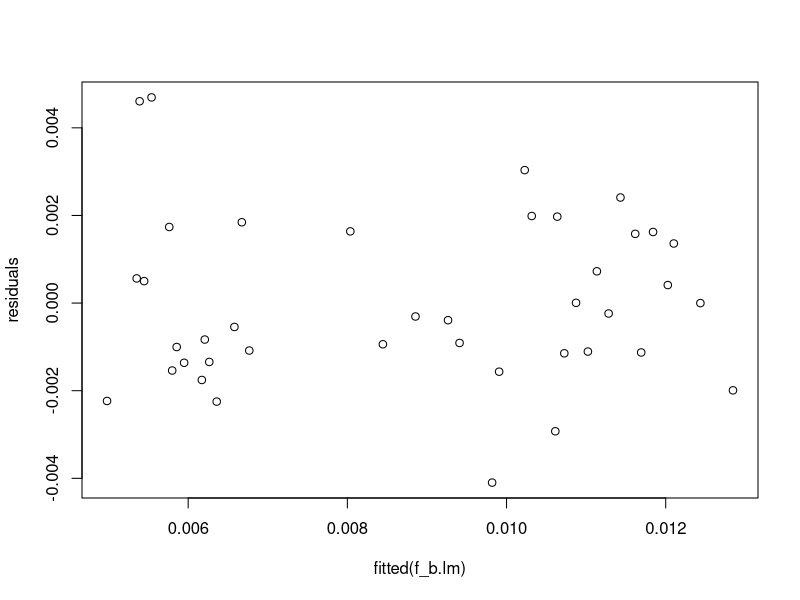
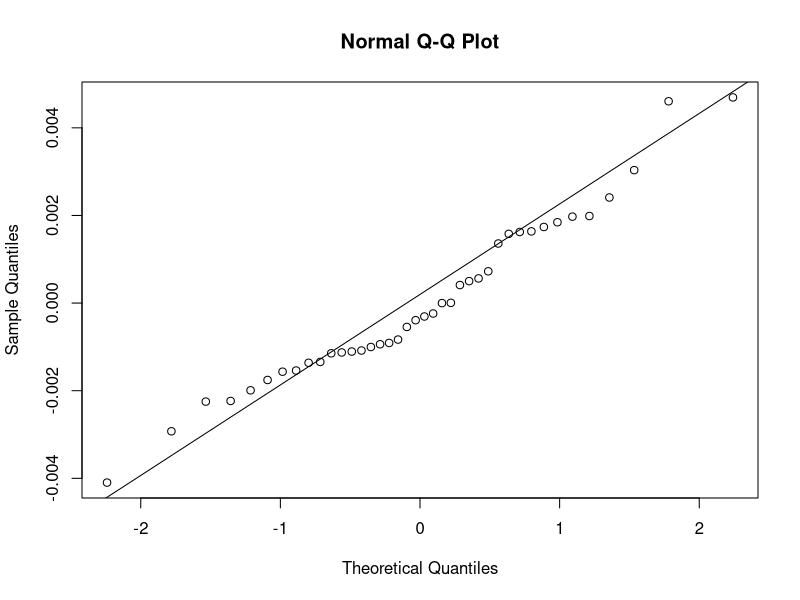
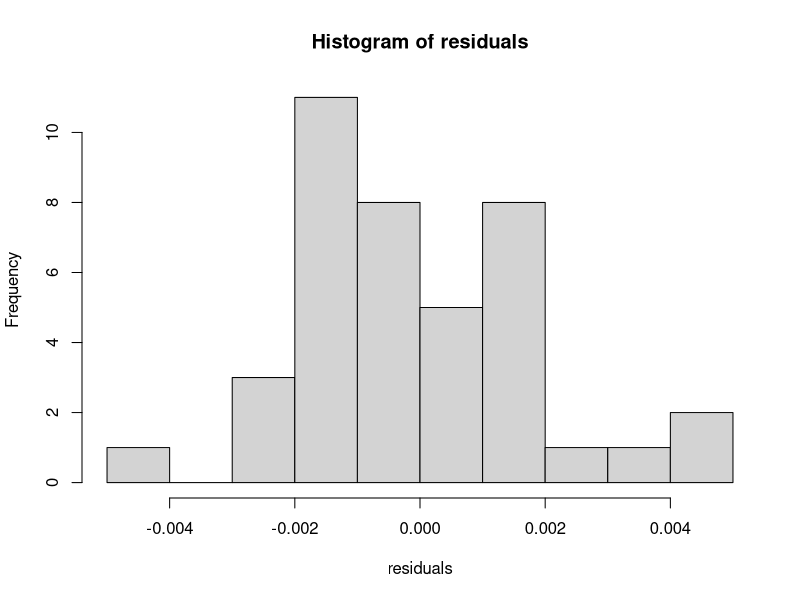
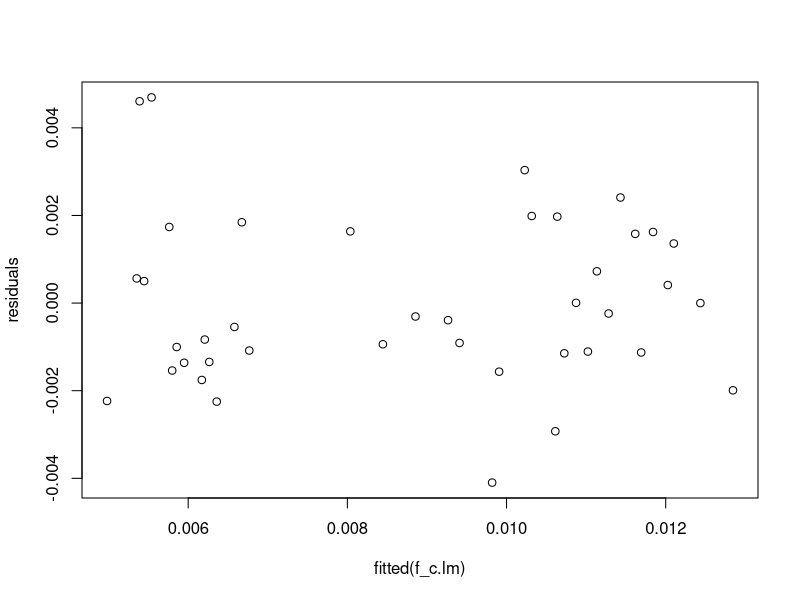
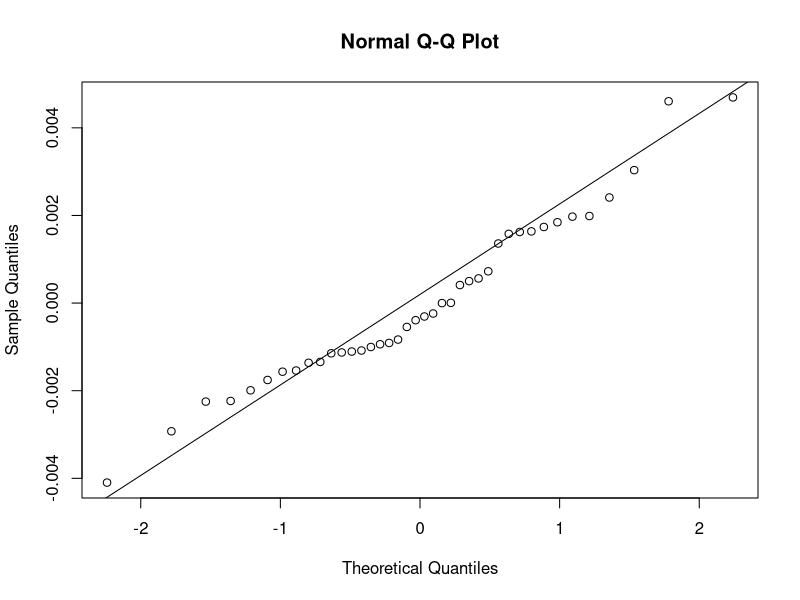
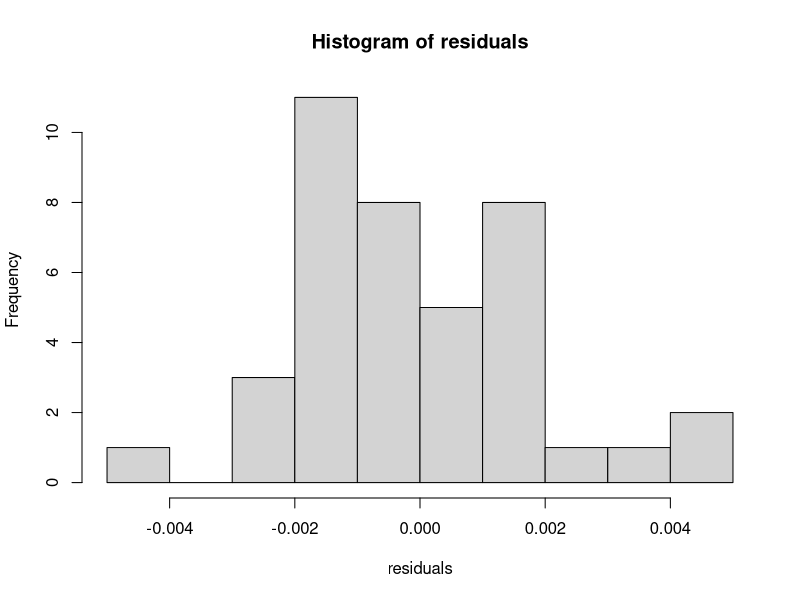
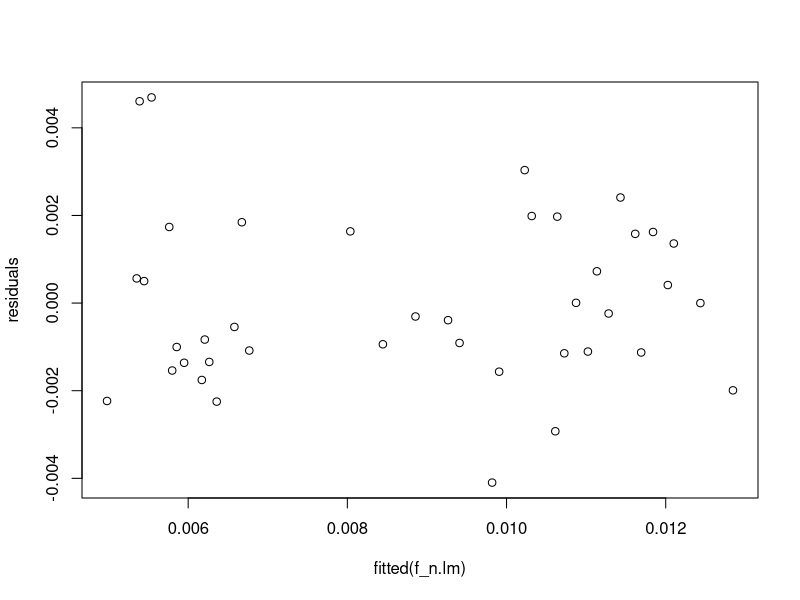
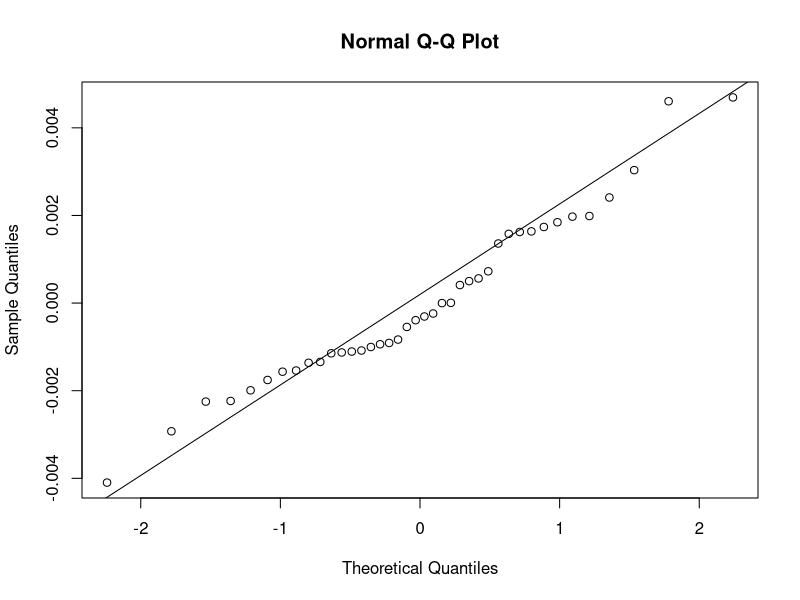

Write R code to recreate these figures, in order. (Note: this script raises an error after producing the figures.)
# LIBRARIES
library(tidyverse)
library(car)
library(emmeans)
library(multcompView)
library(patchwork)


# READ IN THE DATA FOR ANALYSIS ----

# forage biomass
f_b.df <- read_csv("output/forage biomass k values.csv")
# forage carbon
f_c.df <- read_csv("output/forage carbon k values.csv")
# forage nitrogen
f_n.df <- read_csv("output/forage nitrogen k values.csv")
# tea biomass
t_b.df <- read_csv("output/tea biomass k values.csv")
# tea carbon
t_c.df <- read_csv("output/tea carbon k values.csv")
# tea nitrogen
t_n.df <- read_csv("output/tea nitrogen k values.csv")

# QUESTION: does biomass/nutrient loss differ by location and crop?

# first thing i need to do is make my statistical model to test assumptions
# Fixed effects: location; crop (for our purposes we treat block as a fixed effect)

# MODELS AND ANALYSIS OF RESIDUALS ----

# forage biomass model - RESIDUALS PASS VISUAL INSEPCTION
f_b.lm = lm(estimate ~ block + crop * location, data = f_b.df)

# residuals
residuals <- resid(f_b.lm)
plot(fitted(f_b.lm), residuals) 
qqnorm(residuals)
qqline(residuals)
hist(residuals)

# forage carbon model - RESIDUALS PASS VISUAL INSPECTION
f_c.lm = lm(estimate ~ block + crop * location, data = f_c.df)

# residuals
residuals <- resid(f_c.lm)
plot(fitted(f_c.lm), residuals) 
qqnorm(residuals)
qqline(residuals)
hist(residuals)

# forage nitrogen model 
f_n.lm = lm(estimate ~ block + crop * location, data = f_n.df)

# residuals - RESIDUALS PASS VISUAL INSPECTION
residuals <- resid(f_n.lm)
plot(fitted(f_n.lm), residuals) 
qqnorm(residuals)
qqline(residuals)
hist(residuals)

# tea biomass model 
t_b.lm = lm(estimate ~ block + crop * location, data = t_b.df)

# residuals - RESIDUALS PASS VISUAL INSPECTION
residuals <- resid(t_b.lm)
plot(fitted(t_b.lm), residuals) 
qqnorm(residuals)
qqline(residuals)
hist(residuals)

# tea carbon model 
t_c.lm = lm(estimate ~ block + crop * location, data = t_c.df)

# residuals - RESIDUALS PASS VISUAL INSPECTION
residuals <- resid(t_c.lm)
plot(fitted(t_c.lm), residuals) 
qqnorm(residuals)
qqline(residuals)
hist(residuals)

# tea nitrogen model 
t_n.lm = lm(estimate ~ block + crop * location, data = t_n.df)

# residuals - RESIDUALS PASS VISUAL INSPECTION
residuals <- resid(t_n.lm)
plot(fitted(t_n.lm), residuals) 
qqnorm(residuals)
qqline(residuals)
hist(residuals)

# RUN THE MODEL ----
# residuals look good, we may continue with the analysis

# forage biomass 
Anova(f_b.lm, type = "3", test.statistic = "F")
# fail to reject null hypothesis for the interaction, drop it from the model
f_b.lm = lm(estimate ~ block + crop + location, data = f_b.df)
# run the model without the interaction
Anova(f_b.lm, type = "3", test.statistic = "F")

# forage carbon
Anova(f_c.lm, type = "3", test.statistic = "F")
# fail to reject null hypothesis for the interaction, drop it from the model 
f_c.lm = lm(estimate ~ block + crop + location, data = f_c.df)
# rerun the model
Anova(f_c.lm, type = "3", test.statistic = "F")

# forage nitrogen
Anova(f_n.lm, type = "3", test.statistic = "F")
# fail to reject null hypothesis for the interaction, drop it from the model
f_n.lm = lm(estimate ~ block + crop + location, data = f_n.df)
# rerun the model
Anova(f_n.lm, type = "3", test.statistic = "F")

# tea biomass
Anova(t_b.lm, type = "3", test.statistic = "F")

# tea carbon
Anova(t_c.lm, type = "3", test.statistic = "F")
# fail to reject null hypothesis for the interaction, drop it from the model
t_c.lm = lm(estimate ~ block + crop + location, data = t_c.df)
# rerun the model
Anova(t_c.lm, type = "3", test.statistic = "F")

# tea nitrogen
Anova(t_n.lm, type = "3", test.statistic = "F")


# RESULTS SUMMARY, WHAT POST HOC TESTS DO WE NEED TO DO 
# forage biomass; reject null for crop, continue with post hoc tests
# forage carbon; reject null for crop and location, continue with post hoc tests
# forage nitrogen; reject null for crop, continue with post hoc tests
# tea biomass; reject null for interaction, continue with post hoc tests 
# tea carbon; reject null for crop, continue with post hoc tests
# tea nitrogen; reject null for interaction, continue with post hoc tests. 


# POST F TESTS ----
# WILL USE ALL PAIRWISE COMPARISONS WITH sidak P-VALUE ADJUSTMENT
# not sure how i want to handle the interactions right now

# forage biomass
# extract estimated marginal means and put them into a dataframe
f_b.emm <- emmeans(f_b.lm, ~ crop)
f_b_results.df <- as.data.frame(f_b.emm)
# run all pairwise comparisons with a tukey p-value adjustment
f_b.pw <- pairs(emmeans(f_b.lm, ~ crop))
f_b.pw
# pull out compact letter display and save as a dataframe
f_b.cld <- as.data.frame(multcomp::cld(f_b.emm, Letters = letters, adjust = "sidak"))

# forage carbon
# for crop
# extract estimated marginal means
f_c.emm <- emmeans(f_c.lm, ~ crop)
# get estimates marginal means and letters into a dataframe
f_c_crop.cld <- as.data.frame(multcomp::cld(f_c.emm, Letters = letters, adjust = "sidak"))
#for location
f_c.emm <- emmeans(f_c.lm, ~ location)
# get estimated marginal means and cld for location
f_c_location.cld <- as.data.frame(multcomp::cld(f_c.emm, Letters = letters, adjust = "sidak"))

# forage nitrogen
# extract estimated marginal means
f_n.emm <- emmeans(f_n.lm, ~ crop)
# cld
f_n.cld <- as.data.frame(multcomp::cld(f_n.emm, Letters = letters, adjust = "sidak"))

# tea biomass
# extract estimated marginal means for the interaction
t_b.emm <- emmeans(t_b.lm, ~ crop * location)
# cld
t_b.cld <- as.data.frame(multcomp::cld(t_b.emm, Letters = letters, adjust = "sidak"))

# tea carbon
# extract estimated marginal means for crop
t_c.emm <- emmeans(t_c.lm, ~ crop)
# cld
t_c.cld <- as.data.frame(multcomp::cld(t_c.emm, Letters = letters, adjust = "sidak"))
# these results look funky i want to pull out values for the pairwise comparisons
t_c.pw <- pairs(emmeans(t_c.lm, ~ crop))
t_c.pw

# tea nitrogen
# extract estimated marginal means for the interaction
t_n.emm <- emmeans(t_n.lm, ~ crop * location) 
# cld
t_n.cld <- as.data.frame(multcomp::cld(t_n.emm, Letters = letters, adjust = "Sidak"))

# SAVE OUTPUT ----

# forage biomass
write_csv(f_b.cld, file = "output/stats output/forage biomass.csv")
# forage carbon crop
write_csv(f_c_crop.cld, file = "output/stats output/forage carbon crop.csv")
# forage carbon location
write_csv(f_c_location.cld, file = "output/stats output/forage carbon location.csv")
# forage nitrogen
write_csv(f_n.cld, file = "output/stats output/forage nitrogen.csv")
# tea biomass
write_csv(t_b.cld, file = "output/stats output/tea biomass.csv")
# tea carbon
write_csv(t_c.cld, file = "output/stats output/tea carbon.csv")
# tea nitrogen
write_csv(t_n.cld, file = "output/stats output/tea nitrogen.csv")

# SUMMARY STATS ----

# read in the data
data.df <- read_csv("output/pct remaining data.csv")

data.df %>%
  group_by(block) %>%
  filter(days == 35) %>%
  summarize(mean = 100 - mean(tea_pct_n_remain, na.rm = TRUE),
            sd = sd(forage_pct_remain, na.rm = TRUE)) 


# initial C:N ratios?
data.df %>%
  group_by(days) %>%
  # filter(days == 0) %>%
  summarize(cn = mean(tea_pct_c, na.rm = TRUE) / mean(tea_pct_n, na.rm = TRUE))
